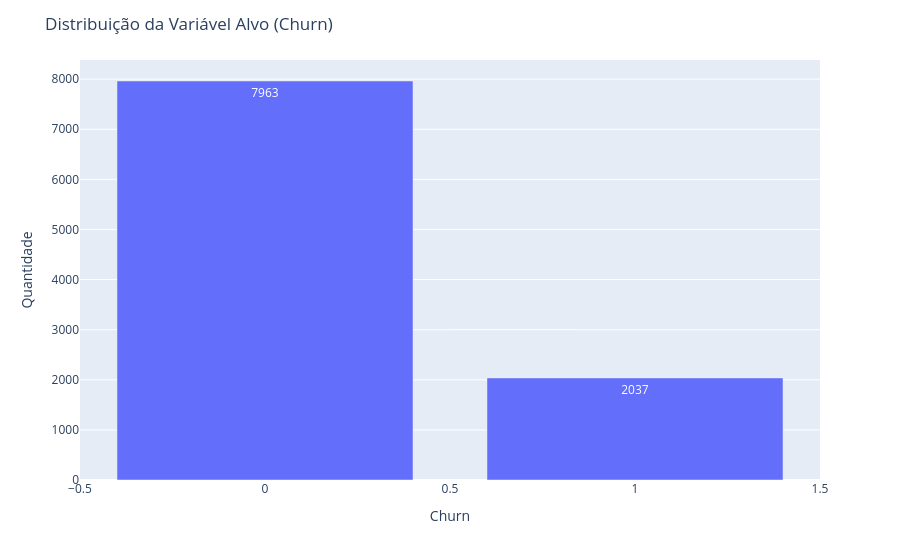

Write notebook code for a chart like this one.
### Code cell
fig = px.bar(
    dados['churn'].value_counts().reset_index(),
    x='index',
    y='churn',
    text='churn'
)

fig.update_layout(xaxis_title='Churn', yaxis_title='Quantidade',title='Distribuição da Variável Alvo (Churn)'
    
)

fig.show()

### Figure 1 — Plotly figure (JSON) as saved in the notebook; plotly's stock layout.template omitted (floating-point values rounded to 4 significant figures)
{"data": [{"hovertemplate": "index=%{x}<br>churn=%{text}<extra></extra>", "legendgroup": "", "marker": {"color": "#636efa", "pattern": {"shape": ""}}, "name": "", "orientation": "v", "showlegend": false, "text": [7963.0, 2037.0], "textposition": "auto", "type": "bar", "x": [0, 1], "xaxis": "x", "y": [7963, 2037], "yaxis": "y"}], "layout": {"barmode": "relative", "legend": {"tracegroupgap": 0}, "margin": {"t": 60}, "title": {"text": "Distribuição da Variável Alvo (Churn)"}, "xaxis": {"anchor": "y", "domain": [0, 1], "title": {"text": "Churn"}}, "yaxis": {"anchor": "x", "domain": [0, 1], "title": {"text": "Quantidade"}}}}
